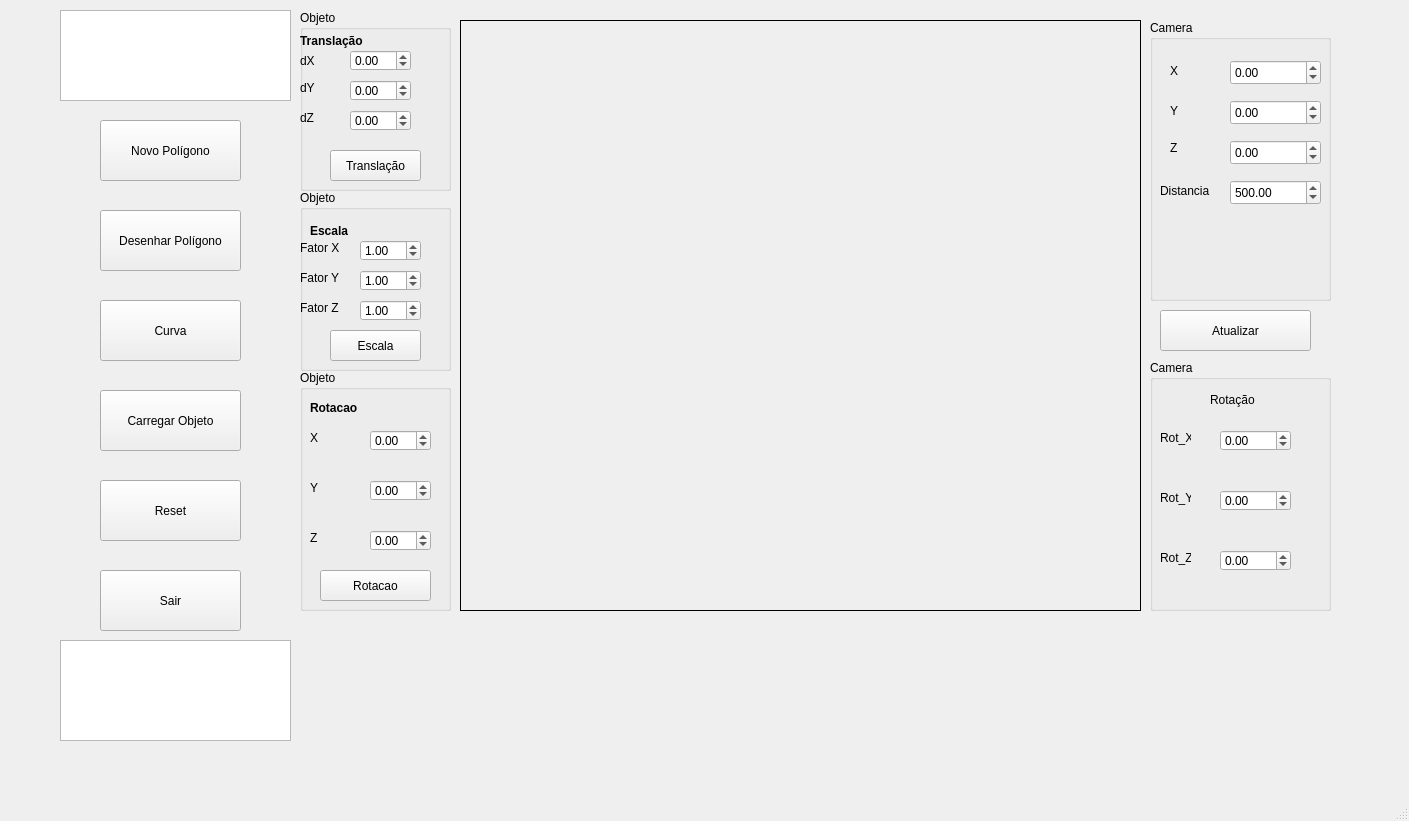
<?xml version="1.0" encoding="UTF-8"?>
<ui version="4.0">
 <class>MainWindow</class>
 <widget class="QMainWindow" name="MainWindow">
  <property name="geometry">
   <rect>
    <x>0</x>
    <y>0</y>
    <width>1409</width>
    <height>821</height>
   </rect>
  </property>
  <property name="windowTitle">
   <string>MainWindow</string>
  </property>
  <widget class="QWidget" name="centralwidget">
   <widget class="QPushButton" name="btn_desenhar">
    <property name="geometry">
     <rect>
      <x>100</x>
      <y>210</y>
      <width>141</width>
      <height>61</height>
     </rect>
    </property>
    <property name="text">
     <string>Desenhar Polígono</string>
    </property>
   </widget>
   <widget class="QPushButton" name="btn_reset">
    <property name="geometry">
     <rect>
      <x>100</x>
      <y>480</y>
      <width>141</width>
      <height>61</height>
     </rect>
    </property>
    <property name="text">
     <string>Reset</string>
    </property>
   </widget>
   <widget class="QPushButton" name="btn_novoPoligono">
    <property name="geometry">
     <rect>
      <x>100</x>
      <y>120</y>
      <width>141</width>
      <height>61</height>
     </rect>
    </property>
    <property name="text">
     <string>Novo Polígono</string>
    </property>
   </widget>
   <widget class="QListWidget" name="listWidget_opcoes">
    <property name="geometry">
     <rect>
      <x>60</x>
      <y>10</y>
      <width>231</width>
      <height>91</height>
     </rect>
    </property>
   </widget>
   <widget class="QPushButton" name="btn_sair">
    <property name="geometry">
     <rect>
      <x>100</x>
      <y>570</y>
      <width>141</width>
      <height>61</height>
     </rect>
    </property>
    <property name="text">
     <string>Sair</string>
    </property>
   </widget>
   <widget class="Tela" name="Frame">
    <property name="geometry">
     <rect>
      <x>460</x>
      <y>20</y>
      <width>681</width>
      <height>591</height>
     </rect>
    </property>
    <property name="frameShape">
     <enum>QFrame::Shape::Box</enum>
    </property>
   </widget>
   <widget class="QGroupBox" name="Translacao">
    <property name="geometry">
     <rect>
      <x>300</x>
      <y>10</y>
      <width>151</width>
      <height>181</height>
     </rect>
    </property>
    <property name="title">
     <string>Objeto</string>
    </property>
    <widget class="QLabel" name="label">
     <property name="geometry">
      <rect>
       <x>0</x>
       <y>10</y>
       <width>111</width>
       <height>41</height>
      </rect>
     </property>
     <property name="font">
      <font>
       <bold>true</bold>
       <underline>false</underline>
      </font>
     </property>
     <property name="text">
      <string>Translação </string>
     </property>
     <property name="textFormat">
      <enum>Qt::TextFormat::PlainText</enum>
     </property>
    </widget>
    <widget class="QLabel" name="label_2">
     <property name="geometry">
      <rect>
       <x>0</x>
       <y>40</y>
       <width>41</width>
       <height>21</height>
      </rect>
     </property>
     <property name="text">
      <string>dX</string>
     </property>
    </widget>
    <widget class="QLabel" name="label_3">
     <property name="geometry">
      <rect>
       <x>0</x>
       <y>70</y>
       <width>49</width>
       <height>16</height>
      </rect>
     </property>
     <property name="text">
      <string>dY</string>
     </property>
    </widget>
    <widget class="QPushButton" name="btn_aplicar_translacao">
     <property name="geometry">
      <rect>
       <x>30</x>
       <y>140</y>
       <width>91</width>
       <height>31</height>
      </rect>
     </property>
     <property name="text">
      <string>Translação</string>
     </property>
    </widget>
    <widget class="QDoubleSpinBox" name="caixa_trans_dz">
     <property name="geometry">
      <rect>
       <x>50</x>
       <y>100</y>
       <width>61</width>
       <height>21</height>
      </rect>
     </property>
     <property name="minimum">
      <double>-10000.000000000000000</double>
     </property>
     <property name="maximum">
      <double>10000.000000000000000</double>
     </property>
    </widget>
    <widget class="QLabel" name="label_14">
     <property name="geometry">
      <rect>
       <x>0</x>
       <y>100</y>
       <width>49</width>
       <height>16</height>
      </rect>
     </property>
     <property name="text">
      <string>dZ</string>
     </property>
    </widget>
    <widget class="QDoubleSpinBox" name="caixa_trans_dx">
     <property name="geometry">
      <rect>
       <x>50</x>
       <y>40</y>
       <width>61</width>
       <height>21</height>
      </rect>
     </property>
     <property name="minimum">
      <double>-10000.000000000000000</double>
     </property>
     <property name="maximum">
      <double>10000.000000000000000</double>
     </property>
     <property name="value">
      <double>0.000000000000000</double>
     </property>
    </widget>
    <widget class="QDoubleSpinBox" name="caixa_trans_dy">
     <property name="geometry">
      <rect>
       <x>50</x>
       <y>70</y>
       <width>61</width>
       <height>21</height>
      </rect>
     </property>
     <property name="minimum">
      <double>-10000.000000000000000</double>
     </property>
     <property name="maximum">
      <double>10000.000000000000000</double>
     </property>
    </widget>
   </widget>
   <widget class="QGroupBox" name="Escala">
    <property name="geometry">
     <rect>
      <x>300</x>
      <y>190</y>
      <width>151</width>
      <height>181</height>
     </rect>
    </property>
    <property name="title">
     <string>Objeto</string>
    </property>
    <widget class="QLabel" name="label_4">
     <property name="geometry">
      <rect>
       <x>10</x>
       <y>30</y>
       <width>91</width>
       <height>21</height>
      </rect>
     </property>
     <property name="font">
      <font>
       <bold>true</bold>
      </font>
     </property>
     <property name="text">
      <string>Escala</string>
     </property>
    </widget>
    <widget class="QLabel" name="label_5">
     <property name="geometry">
      <rect>
       <x>0</x>
       <y>50</y>
       <width>49</width>
       <height>16</height>
      </rect>
     </property>
     <property name="text">
      <string>Fator X</string>
     </property>
    </widget>
    <widget class="QDoubleSpinBox" name="caixaDupla_escala_sx">
     <property name="geometry">
      <rect>
       <x>60</x>
       <y>50</y>
       <width>61</width>
       <height>21</height>
      </rect>
     </property>
     <property name="maximum">
      <double>1000.000000000000000</double>
     </property>
     <property name="singleStep">
      <double>0.100000000000000</double>
     </property>
     <property name="value">
      <double>1.000000000000000</double>
     </property>
    </widget>
    <widget class="QLabel" name="label_6">
     <property name="geometry">
      <rect>
       <x>0</x>
       <y>80</y>
       <width>49</width>
       <height>16</height>
      </rect>
     </property>
     <property name="text">
      <string>Fator Y</string>
     </property>
    </widget>
    <widget class="QDoubleSpinBox" name="caixaDupla_escala_sy">
     <property name="geometry">
      <rect>
       <x>60</x>
       <y>80</y>
       <width>61</width>
       <height>21</height>
      </rect>
     </property>
     <property name="maximum">
      <double>1000.000000000000000</double>
     </property>
     <property name="singleStep">
      <double>0.100000000000000</double>
     </property>
     <property name="value">
      <double>1.000000000000000</double>
     </property>
    </widget>
    <widget class="QPushButton" name="btn_aplicar_escala">
     <property name="geometry">
      <rect>
       <x>30</x>
       <y>140</y>
       <width>91</width>
       <height>31</height>
      </rect>
     </property>
     <property name="text">
      <string>Escala</string>
     </property>
    </widget>
    <widget class="QLabel" name="label_15">
     <property name="geometry">
      <rect>
       <x>0</x>
       <y>110</y>
       <width>49</width>
       <height>16</height>
      </rect>
     </property>
     <property name="text">
      <string>Fator Z</string>
     </property>
    </widget>
    <widget class="QDoubleSpinBox" name="caixaDupla_escala_sz">
     <property name="geometry">
      <rect>
       <x>60</x>
       <y>110</y>
       <width>61</width>
       <height>21</height>
      </rect>
     </property>
     <property name="maximum">
      <double>1000.000000000000000</double>
     </property>
     <property name="value">
      <double>1.000000000000000</double>
     </property>
    </widget>
   </widget>
   <widget class="QGroupBox" name="Rotacao">
    <property name="geometry">
     <rect>
      <x>300</x>
      <y>370</y>
      <width>151</width>
      <height>241</height>
     </rect>
    </property>
    <property name="title">
     <string>Objeto</string>
    </property>
    <widget class="QLabel" name="label_7">
     <property name="geometry">
      <rect>
       <x>10</x>
       <y>30</y>
       <width>49</width>
       <height>16</height>
      </rect>
     </property>
     <property name="font">
      <font>
       <bold>true</bold>
      </font>
     </property>
     <property name="text">
      <string>Rotacao</string>
     </property>
    </widget>
    <widget class="QLabel" name="label_9">
     <property name="geometry">
      <rect>
       <x>10</x>
       <y>60</y>
       <width>21</width>
       <height>16</height>
      </rect>
     </property>
     <property name="text">
      <string>X</string>
     </property>
    </widget>
    <widget class="QPushButton" name="btn_aplicar_rotacao">
     <property name="geometry">
      <rect>
       <x>20</x>
       <y>200</y>
       <width>111</width>
       <height>31</height>
      </rect>
     </property>
     <property name="text">
      <string>Rotacao</string>
     </property>
    </widget>
    <widget class="QDoubleSpinBox" name="caixaDupla_rot_angulo_x">
     <property name="geometry">
      <rect>
       <x>70</x>
       <y>60</y>
       <width>61</width>
       <height>21</height>
      </rect>
     </property>
     <property name="minimum">
      <double>-360.000000000000000</double>
     </property>
     <property name="maximum">
      <double>360.000000000000000</double>
     </property>
    </widget>
    <widget class="QDoubleSpinBox" name="caixaDupla_rot_angulo_y">
     <property name="geometry">
      <rect>
       <x>70</x>
       <y>110</y>
       <width>61</width>
       <height>21</height>
      </rect>
     </property>
     <property name="minimum">
      <double>-360.000000000000000</double>
     </property>
     <property name="maximum">
      <double>360.000000000000000</double>
     </property>
    </widget>
    <widget class="QDoubleSpinBox" name="caixaDupla_rot_angulo_z">
     <property name="geometry">
      <rect>
       <x>70</x>
       <y>160</y>
       <width>61</width>
       <height>21</height>
      </rect>
     </property>
     <property name="minimum">
      <double>-360.000000000000000</double>
     </property>
     <property name="maximum">
      <double>360.000000000000000</double>
     </property>
    </widget>
    <widget class="QLabel" name="label_8">
     <property name="geometry">
      <rect>
       <x>10</x>
       <y>110</y>
       <width>21</width>
       <height>16</height>
      </rect>
     </property>
     <property name="text">
      <string>Y</string>
     </property>
    </widget>
    <widget class="QLabel" name="label_20">
     <property name="geometry">
      <rect>
       <x>10</x>
       <y>160</y>
       <width>21</width>
       <height>16</height>
      </rect>
     </property>
     <property name="text">
      <string>Z</string>
     </property>
    </widget>
   </widget>
   <widget class="QListWidget" name="listWidget_coordenadas">
    <property name="geometry">
     <rect>
      <x>60</x>
      <y>640</y>
      <width>231</width>
      <height>101</height>
     </rect>
    </property>
   </widget>
   <widget class="QGroupBox" name="ControledeCamera">
    <property name="geometry">
     <rect>
      <x>1150</x>
      <y>20</y>
      <width>181</width>
      <height>281</height>
     </rect>
    </property>
    <property name="title">
     <string>Camera</string>
    </property>
    <widget class="QDoubleSpinBox" name="caixa_wc_x">
     <property name="geometry">
      <rect>
       <x>80</x>
       <y>40</y>
       <width>91</width>
       <height>25</height>
      </rect>
     </property>
     <property name="minimum">
      <double>-10000.000000000000000</double>
     </property>
     <property name="maximum">
      <double>10000.000000000000000</double>
     </property>
     <property name="singleStep">
      <double>10.000000000000000</double>
     </property>
    </widget>
    <widget class="QDoubleSpinBox" name="caixa_wc_y">
     <property name="geometry">
      <rect>
       <x>80</x>
       <y>80</y>
       <width>91</width>
       <height>25</height>
      </rect>
     </property>
     <property name="minimum">
      <double>-100000.000000000000000</double>
     </property>
     <property name="maximum">
      <double>100000.000000000000000</double>
     </property>
     <property name="singleStep">
      <double>10.000000000000000</double>
     </property>
    </widget>
    <widget class="QDoubleSpinBox" name="caixa_zoom">
     <property name="geometry">
      <rect>
       <x>80</x>
       <y>160</y>
       <width>91</width>
       <height>25</height>
      </rect>
     </property>
     <property name="minimum">
      <double>1.000000000000000</double>
     </property>
     <property name="maximum">
      <double>100000.000000000000000</double>
     </property>
     <property name="singleStep">
      <double>50.000000000000000</double>
     </property>
     <property name="value">
      <double>500.000000000000000</double>
     </property>
    </widget>
    <widget class="QLabel" name="label_10">
     <property name="geometry">
      <rect>
       <x>20</x>
       <y>40</y>
       <width>31</width>
       <height>21</height>
      </rect>
     </property>
     <property name="text">
      <string>X</string>
     </property>
    </widget>
    <widget class="QLabel" name="label_11">
     <property name="geometry">
      <rect>
       <x>20</x>
       <y>80</y>
       <width>21</width>
       <height>21</height>
      </rect>
     </property>
     <property name="text">
      <string>Y</string>
     </property>
    </widget>
    <widget class="QLabel" name="label_12">
     <property name="geometry">
      <rect>
       <x>10</x>
       <y>160</y>
       <width>51</width>
       <height>21</height>
      </rect>
     </property>
     <property name="text">
      <string>Distancia</string>
     </property>
    </widget>
    <widget class="QLabel" name="label_16">
     <property name="geometry">
      <rect>
       <x>20</x>
       <y>120</y>
       <width>21</width>
       <height>16</height>
      </rect>
     </property>
     <property name="text">
      <string>Z</string>
     </property>
    </widget>
    <widget class="QDoubleSpinBox" name="caixa_wc_z">
     <property name="geometry">
      <rect>
       <x>80</x>
       <y>120</y>
       <width>91</width>
       <height>25</height>
      </rect>
     </property>
     <property name="minimum">
      <double>-100000.000000000000000</double>
     </property>
     <property name="maximum">
      <double>100000.000000000000000</double>
     </property>
    </widget>
   </widget>
   <widget class="QPushButton" name="btn_novaCurva">
    <property name="geometry">
     <rect>
      <x>100</x>
      <y>300</y>
      <width>141</width>
      <height>61</height>
     </rect>
    </property>
    <property name="text">
     <string>Curva</string>
    </property>
   </widget>
   <widget class="QGroupBox" name="ControledeCamera_2">
    <property name="geometry">
     <rect>
      <x>1150</x>
      <y>360</y>
      <width>181</width>
      <height>251</height>
     </rect>
    </property>
    <property name="title">
     <string>Camera </string>
    </property>
    <widget class="QLabel" name="label_13">
     <property name="geometry">
      <rect>
       <x>60</x>
       <y>30</y>
       <width>51</width>
       <height>20</height>
      </rect>
     </property>
     <property name="text">
      <string>Rotação</string>
     </property>
    </widget>
    <widget class="QLabel" name="label_17">
     <property name="geometry">
      <rect>
       <x>10</x>
       <y>70</y>
       <width>31</width>
       <height>16</height>
      </rect>
     </property>
     <property name="text">
      <string>Rot_X</string>
     </property>
    </widget>
    <widget class="QLabel" name="label_18">
     <property name="geometry">
      <rect>
       <x>10</x>
       <y>130</y>
       <width>31</width>
       <height>16</height>
      </rect>
     </property>
     <property name="text">
      <string>Rot_Y</string>
     </property>
    </widget>
    <widget class="QLabel" name="label_19">
     <property name="geometry">
      <rect>
       <x>10</x>
       <y>190</y>
       <width>31</width>
       <height>16</height>
      </rect>
     </property>
     <property name="text">
      <string>Rot_Z</string>
     </property>
    </widget>
    <widget class="QDoubleSpinBox" name="caixa_rot_cam_x">
     <property name="geometry">
      <rect>
       <x>70</x>
       <y>70</y>
       <width>71</width>
       <height>21</height>
      </rect>
     </property>
     <property name="minimum">
      <double>-360.000000000000000</double>
     </property>
     <property name="maximum">
      <double>360.000000000000000</double>
     </property>
    </widget>
    <widget class="QDoubleSpinBox" name="caixa_rot_cam_y">
     <property name="geometry">
      <rect>
       <x>70</x>
       <y>130</y>
       <width>71</width>
       <height>21</height>
      </rect>
     </property>
     <property name="minimum">
      <double>-360.000000000000000</double>
     </property>
     <property name="maximum">
      <double>360.000000000000000</double>
     </property>
    </widget>
    <widget class="QDoubleSpinBox" name="caixa_rot_cam_z">
     <property name="geometry">
      <rect>
       <x>70</x>
       <y>190</y>
       <width>71</width>
       <height>21</height>
      </rect>
     </property>
     <property name="minimum">
      <double>-360.000000000000000</double>
     </property>
     <property name="maximum">
      <double>360.000000000000000</double>
     </property>
    </widget>
   </widget>
   <widget class="QPushButton" name="btn_atualizar_visualizacao">
    <property name="geometry">
     <rect>
      <x>1160</x>
      <y>310</y>
      <width>151</width>
      <height>41</height>
     </rect>
    </property>
    <property name="text">
     <string>Atualizar</string>
    </property>
   </widget>
   <widget class="QPushButton" name="btn_carregarObj">
    <property name="geometry">
     <rect>
      <x>100</x>
      <y>390</y>
      <width>141</width>
      <height>61</height>
     </rect>
    </property>
    <property name="text">
     <string>Carregar Objeto</string>
    </property>
   </widget>
  </widget>
  <widget class="QMenuBar" name="menubar">
   <property name="geometry">
    <rect>
     <x>0</x>
     <y>0</y>
     <width>1409</width>
     <height>21</height>
    </rect>
   </property>
  </widget>
  <widget class="QStatusBar" name="statusbar"/>
 </widget>
 <customwidgets>
  <customwidget>
   <class>Tela</class>
   <extends>QFrame</extends>
   <header location="global">tela.h</header>
   <container>1</container>
  </customwidget>
 </customwidgets>
 <resources/>
 <connections>
  <connection>
   <sender>btn_sair</sender>
   <signal>clicked()</signal>
   <receiver>MainWindow</receiver>
   <slot>close()</slot>
   <hints>
    <hint type="sourcelabel">
     <x>177</x>
     <y>591</y>
    </hint>
    <hint type="destinationlabel">
     <x>175</x>
     <y>444</y>
    </hint>
   </hints>
  </connection>
 </connections>
</ui>
